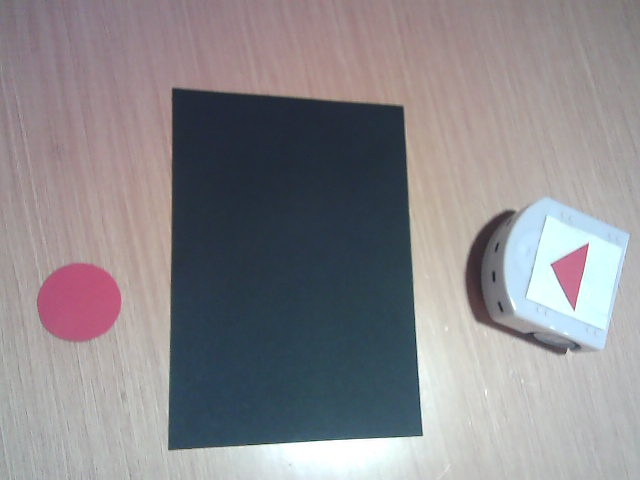
#> input picture frame.jpg, 640 x 480 px
$ python triangle_detection.py   (older library calls are emulated)
#> lines starting #> are read from the running program, lines starting #| are printed output that depends on the picture; after the words box and inside, x2 and y2 are one past the last pixel; in counts of white or black regions, pixels touching at a corner belong together
#Try to identify a triangle

#Some importation useful for image processing (not keep all)
import cv2
import time

import numpy as np
#import imutils

import matplotlib.pyplot as plt

from bokeh.plotting import figure
from bokeh.io import output_notebook, show, push_notebook
from tqdm import tqdm

import IPython.display as Disp
from ipywidgets import widgets

#Load an image
def load():
	img = cv2.imread('frame.jpg', cv2.IMREAD_COLOR)
#> img is the input picture: shape (480, 640, 3); mean B, G, R 140.1, 136.2, 139.1
	#img = cv2.imread('frame.jpg', cv2.IMREAD_COLOR)
	# If the image path is wrong, the resulting img will be none
	if img is None:
		print('Open Error')
	else:
		print('Image Loaded')

	return img

#First idea
def triangle_detection(img):
	gray = cv2.cvtColor(img, cv2.COLOR_BGR2GRAY)

	kernel = np.ones((4, 4), np.uint8)
	dilation = cv2.dilate(gray, kernel, iterations=1)

	blur = cv2.GaussianBlur(dilation, (11, 11), 0)


	thresh = cv2.adaptiveThreshold(blur, 255, 1, 1, 11, 2)

	# Now finding Contours         ###################
	cnts = cv2.findContours(thresh, cv2.RETR_EXTERNAL, cv2.CHAIN_APPROX_SIMPLE)
	#cnts = imutils.grab_contours(cnts)
	for cnt in cnts:
		# [point_x, point_y, width, height] = cv2.boundingRect(cnt)
		#approx = cv2.approxPolyDP(cnt, 0.07 * cv2.arcLength(cnt, True), True)
		peri = cv2.arcLength(cnt, True)
		approx = cv2.approxPolyDP(cnt, 0.04 * peri, True)
		if len(approx) == 3:
			print("Triangle")
			coordinates.append([cnt])
			cv2.drawContours(img, [cnt], 0, (0, 0, 255), 3)

	cv2.imshow("Detection of triangle",img)
	cv2.waitKey(0)
	cv2.destroyAllWindows()

	return coordinates

#Second idea
img = load()
gray = cv2.cvtColor(img, cv2.COLOR_BGR2GRAY)
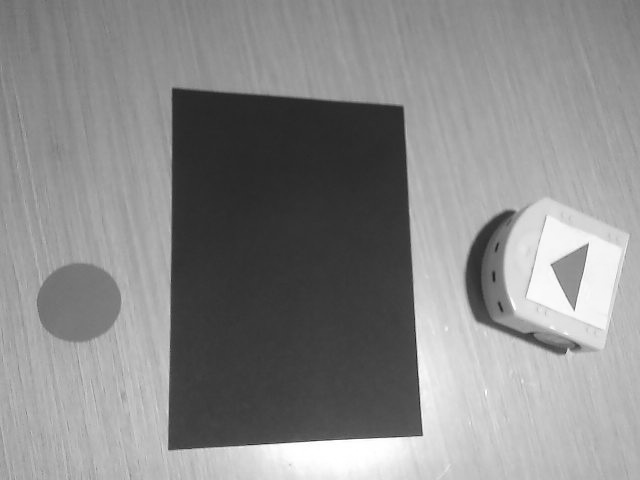
#> gray: shape (480, 640); min 31, max 255, mean 137.5
thresh = cv2.threshold(gray, 0, 255, cv2.THRESH_BINARY_INV | cv2.THRESH_OTSU)[1]
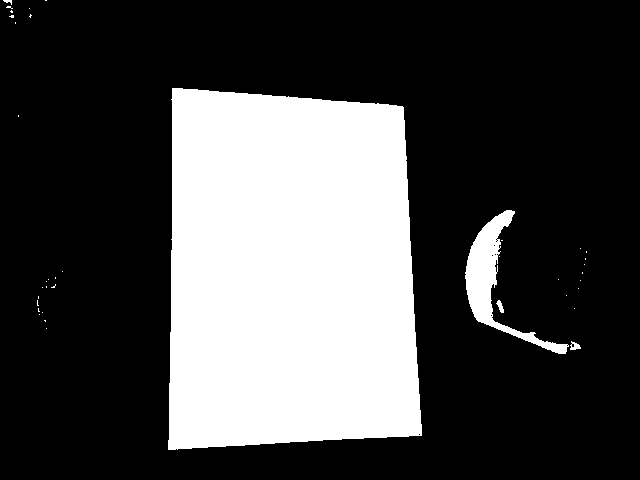
#> thresh: shape (480, 640); 28.3% white; 39 white regions (34 under 20 px), largest, box (x1, y1, x2, y2) and area: (168, 88, 422, 450) 83510, (465, 210, 569, 354) 3334, (570, 341, 581, 350) 58, (496, 300, 504, 313) 54, (3, 0, 12, 5) 23
# apply connected component analysis to the thresholded image
output = cv2.connectedComponentsWithStats(thresh, connectivity=4, ltype=cv2.CV_32S)
(numLabels, labels, stats, centroids) = output
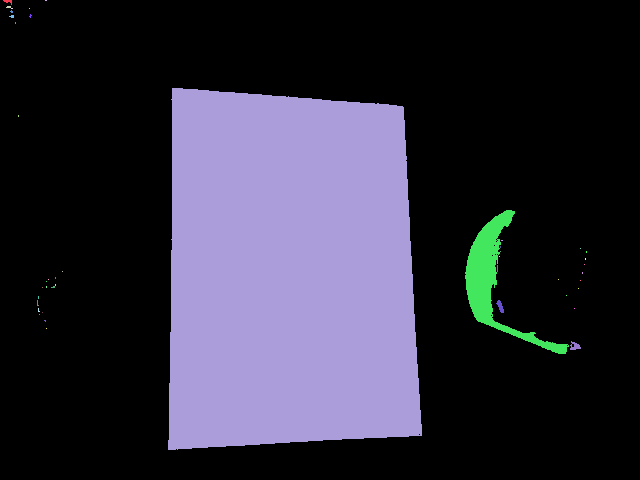
#> labels: shape (480, 640) int32; 45 distinct labels, from 0 to 44; one colour per label, 0 black
#> numLabels = 45; stats = 45 rows, first 6: [0, 0, 640, 480, 220127], [3, 0, 9, 5, 23], [45, 0, 2, 1, 2], [6, 6, 5, 2, 9], [11, 8, 2, 1, 2], [29, 8, 1, 1, 1]; centroids = 45 pairs, first value 7.78 to 586, second value 0 to 345.9


# loop over the number of unique connected component labels
for i in range(0, numLabels):
	# if this is the first component then we examine the
	# *background* (typically we would just ignore this
	# component in our loop)
	if i == 0:
		text = "examining component {}/{} (background)".format(
			i + 1, numLabels)
	# otherwise, we are examining an actual connected component
	else:
		text = "examining component {}/{}".format( i + 1, numLabels)
	# print a status message update for the current connected
	# component
	print("[INFO] {}".format(text))
	# extract the connected component statistics and centroid for
	# the current label
	x = stats[i, cv2.CC_STAT_LEFT]
	y = stats[i, cv2.CC_STAT_TOP]
	w = stats[i, cv2.CC_STAT_WIDTH]
	h = stats[i, cv2.CC_STAT_HEIGHT]
	area = stats[i, cv2.CC_STAT_AREA]
	(cX, cY) = centroids[i]
	print(w)
	print(h)
	print(area)
	print(gray[int(cY), int(cX)])

	output = img.copy()

	# ensure the width, height, and area are all neither too small
	# nor too big
	keepWidth = w > 10 and w < 500
	keepHeight = h > 10 and h < 500
	keepArea = area > 400  #way to identify the goal and the start !

	# ensure the connected component we are examining passes all
	# three tests
	if all((keepWidth,keepHeight, keepArea)):
		cv2.rectangle(output, (x, y), (x + w, y + h), (0, 0, 255), 3)
		cv2.circle(output, (int(cX), int(cY)), 4, (0, 0, 255), -1)

		if ((area < 600) and (area > 500)):
			start = [(cX, cY)]
			cv2.rectangle(output, (x, y), (x + w, y + h), (255, 0, 0), 3)
			cv2.circle(output, (int(cX), int(cY)), 4, (255, 0, 0), -1)
		if ((area < 1850) and (area > 1700)):
			goal = [(cX, cY)]
			cv2.rectangle(output, (x, y), (x + w, y + h), (0, 255, 0), 3)
			cv2.circle(output, (int(cX), int(cY)), 4, (0, 255, 0), -1)

		# show our output image and connected component mask
		cv2.imshow("Output", output)
		cv2.waitKey(0)
#> this loop made 45 passes
#> (text, x, y, w, h, area, cX, cY) on passes 1, 2, 11, 13, 38, 45: ('examining component 1/45 (background)', 0, 0, 640, 480, 220127, 328.3, 226.6), ('examining component 2/45', 3, 0, 9, 5, 23, 7.78, 1), ('examining component 11/45', 168, 88, 254, 362, 83510, 289.3, 271.8), ('examining component 13/45', 465, 210, 104, 144, 3324, 492.9, 279.5), ('examining component 38/45', 496, 300, 8, 13, 54, 499.9, 306), ('examining component 45/45', 570, 341, 11, 9, 58, 574.6, 345.9)
#> (printed output is left out)

#Detection of triangle
#coordinates_triangle = triangle_detection(img);
#print(coordinates_triangle)
